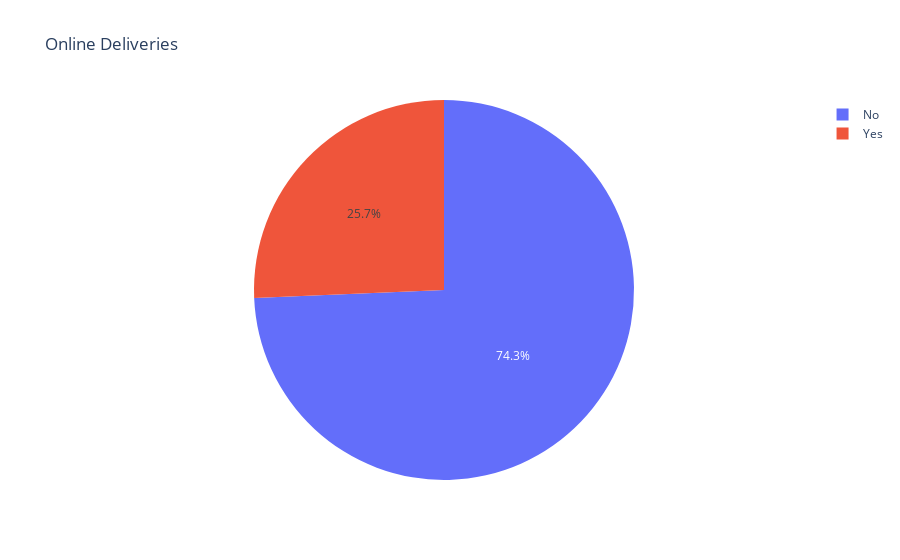

This figure's notebook cell:
### Markdown cell above
#### Let us observe the percentage of total countries having online ordering services.

### Code cell
fig = px.pie(final_data, names="Has Online delivery", title='Online Deliveries')
fig.show()

### Figure 1 — Plotly figure (JSON) as saved in the notebook; plotly's stock layout.template omitted (floating-point values rounded to 4 significant figures; data arrays with more than 128 entries replaced by an {"elided": "..."} marker saying what was removed)
{"data": [{"domain": {"x": [0, 1], "y": [0, 1]}, "hovertemplate": "Has Online delivery=%{label}<extra></extra>", "labels": {"elided": "9551 str values"}, "legendgroup": "", "name": "", "showlegend": true, "type": "pie"}], "layout": {"legend": {"tracegroupgap": 0}, "title": {"text": "Online Deliveries"}}}
